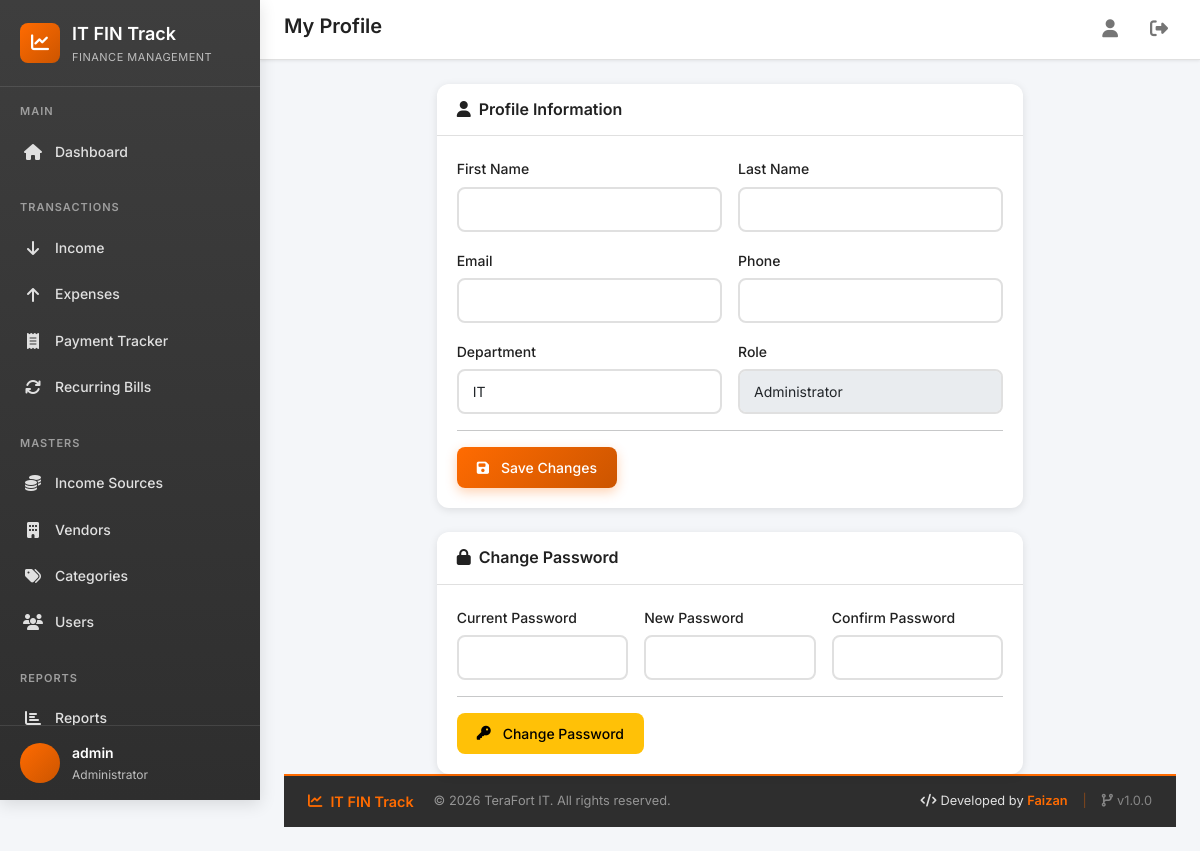
Screenshot of /profile/ (signed in) with the database file from the repository.
### core/models/user.py (models this page shows, shortened)
class User(AbstractUser):
    class Role(models.TextChoices):
        ADMIN = 'admin', 'Administrator'
        EXECUTIVE = 'executive', 'IT Executive'
        ACCOUNTANT = 'accountant', 'Accountant'
        MANAGER = 'manager', 'Manager'
        VIEWER = 'viewer', 'Viewer'
    role = models.CharField(
        max_length=20,
        choices=Role.choices,
        default=Role.VIEWER,
        help_text='User role determines access permissions'
    )
    department = models.CharField(
        max_length=100,
        blank=True,
        default='IT',
        help_text='Department the user belongs to'
    )
    phone = models.CharField(
        max_length=20,
        blank=True,
        help_text='Contact phone number'
    )
    is_soft_deleted = models.BooleanField(
        default=False,
        help_text='Soft delete flag - never lose data'
    )
    created_at = models.DateTimeField(auto_now_add=True)
    updated_at = models.DateTimeField(auto_now=True)
    class Meta:
        verbose_name = 'User'
        verbose_name_plural = 'Users'
        ordering = ['-created_at']
    @property
    def is_admin(self):
        return self.role == self.Role.ADMIN

### core/views/auth.py (the view, shortened to what this page needs)
# urls.py: path('profile/', auth_views.profile_view, name='profile'),
@login_required
def profile_view(request):
    user = request.user
    return render(request, 'core/auth/profile.html', {'user': user})

### core/context_processors.py (called while the page is built)
def theme_colors(request):
    return {
        'THEME_COLORS': getattr(settings, 'THEME_COLORS', {}),
    }

### templates/core/auth/profile.html (shortened to what this page needs)
{% extends 'base.html' %}
{% block page_title %}My Profile{% endblock %}
{% block content %}
<div class="fade-in">
    <div class="row justify-content-center">
        <div class="col-lg-8">
            <div class="card mb-4">
                <div class="card-header"><h5 class="card-title mb-0"><i class="fas fa-user me-2"></i>Profile Information</h5></div>
                <div class="card-body">
                    <form method="post">
                        <div class="row g-3">
                            <div class="col-md-6"><label class="form-label">First Name</label><input type="text" name="first_name" class="form-control" value="{{ user.first_name }}"></div>
                            <div class="col-md-6"><label class="form-label">Last Name</label><input type="text" name="last_name" class="form-control" value="{{ user.last_name }}"></div>
                            <div class="col-md-6"><label class="form-label">Email</label><input type="email" name="email" class="form-control" value="{{ user.email }}"></div>
                            <div class="col-md-6"><label class="form-label">Phone</label><input type="text" name="phone" class="form-control" value="{{ user.phone }}"></div>
                            <div class="col-md-6"><label class="form-label">Department</label><input type="text" name="department" class="form-control" value="{{ user.department }}"></div>
                            <div class="col-md-6"><label class="form-label">Role</label><input type="text" class="form-control" value="{{ user.get_role_display }}" disabled></div>
                        </div>
                        <hr><button type="submit" class="btn btn-primary"><i class="fas fa-save me-1"></i>Save Changes</button>
                    </form>
                </div>
            </div>
            <div class="card">
                <div class="card-header"><h5 class="card-title mb-0"><i class="fas fa-lock me-2"></i>Change Password</h5></div>
                <div class="card-body">
                    <form method="post" action="{% url 'core:change_password' %}">
                        <div class="row g-3">
                            <div class="col-md-4"><label class="form-label">Current Password</label><input type="password" name="current_password" class="form-control" required></div>
                            <div class="col-md-4"><label class="form-label">New Password</label><input type="password" name="new_password" class="form-control" required></div>
                            <div class="col-md-4"><label class="form-label">Confirm Password</label><input type="password" name="confirm_password" class="form-control" required></div>
                        </div>
                        <hr><button type="submit" class="btn btn-warning"><i class="fas fa-key me-1"></i>Change Password</button>
                    </form>
                </div>
            </div>
        </div>
    </div>
</div>
{% endblock %}

### templates/base.html (shortened to what this page needs)
{% load static %}
<!DOCTYPE html>
<html lang="en">
<head>
    <link href="https://cdn.jsdelivr.net/npm/bootstrap@5.3.2/dist/css/bootstrap.min.css" rel="stylesheet">
    <link rel="stylesheet" href="https://cdnjs.cloudflare.com/ajax/libs/font-awesome/6.5.1/css/all.min.css">
    <link rel="stylesheet" href="{% static 'css/style.css' %}">
</head>
<body>
    <div class="app-container">
        <aside class="sidebar" id="sidebar">
            <div class="sidebar-header">
                <div class="sidebar-logo">
                    <i class="fas fa-chart-line"></i>
                </div>
                <div>
                    <div class="sidebar-title">IT FIN Track</div>
                    <div class="sidebar-subtitle">Finance Management</div>
                </div>
            </div>
            <nav class="sidebar-nav">
                <div class="nav-section">
                    <div class="nav-section-title">Main</div>
                    <a href="{% url 'core:dashboard' %}" class="nav-link {% if request.resolver_match.url_name == 'dashboard' %}active{% endif %}">
                        <i class="fas fa-home"></i>
                        <span>Dashboard</span>
                    </a>
                </div>
                <div class="nav-section">
                    <div class="nav-section-title">Transactions</div>
                    <a href="{% url 'core:income_list' %}" class="nav-link {% if 'income' in request.resolver_match.url_name and 'source' not in request.resolver_match.url_name %}active{% endif %}">
                        <i class="fas fa-arrow-down"></i>
                        <span>Income</span>
                    </a>
                    <a href="{% url 'core:expense_list' %}" class="nav-link {% if 'expense' in request.resolver_match.url_name %}active{% endif %}">
                        <i class="fas fa-arrow-up"></i>
                        <span>Expenses</span>
                    </a>
                    <a href="{% url 'core:payment_tracker' %}" class="nav-link {% if 'payment_tracker' in request.resolver_match.url_name %}active{% endif %}">
                        <i class="fas fa-receipt"></i>
                        <span>Payment Tracker</span>
                    </a>
                    <a href="{% url 'core:recurring_bill_list' %}" class="nav-link {% if 'recurring_bill' in request.resolver_match.url_name %}active{% endif %}">
                        <i class="fas fa-sync"></i>
                        <span>Recurring Bills</span>
                    </a>
                </div>
                <div class="nav-section">
                    <div class="nav-section-title">Masters</div>
                    <a href="{% url 'core:income_source_list' %}" class="nav-link {% if 'income_source' in request.resolver_match.url_name %}active{% endif %}">
                        <i class="fas fa-coins"></i>
                        <span>Income Sources</span>
                    </a>
                    <a href="{% url 'core:vendor_list' %}" class="nav-link {% if 'vendor' in request.resolver_match.url_name %}active{% endif %}">
                        <i class="fas fa-building"></i>
                        <span>Vendors</span>
                    </a>
                    <a href="{% url 'core:category_list' %}" class="nav-link {% if 'category' in request.resolver_match.url_name %}active{% endif %}">
                        <i class="fas fa-tags"></i>
                        <span>Categories</span>
                    </a>
                    {% if request.user.is_admin %}
                    <a href="{% url 'core:user_list' %}" class="nav-link {% if 'user_' in request.resolver_match.url_name %}active{% endif %}">
                        <i class="fas fa-users"></i>
                        <span>Users</span>
                    </a>
                    {% endif %}
                </div>
                <div class="nav-section">
                    <div class="nav-section-title">Reports</div>
                    <a href="{% url 'core:report_dashboard' %}" class="nav-link {% if request.resolver_match.url_name == 'report_dashboard' %}active{% endif %}">
                        <i class="fas fa-chart-bar"></i>
                        <span>Reports</span>
                    </a>
                </div>
            </nav>
            <div class="sidebar-footer">
                <div class="user-info">
                    <div class="user-avatar">
                    </div>
                    <div>
                        <div class="user-name">{{ request.user.get_full_name|default:request.user.username }}</div>
                        <div class="user-role">{{ request.user.get_role_display }}</div>
                    </div>
                </div>
            </div>
        </aside>
        <main class="main-content">
            <header class="top-header">
                <div class="header-left">
                    <h1 class="page-title">{% block page_title %}Dashboard{% endblock %}</h1>
                </div>
                <div class="header-right">
                    <a href="{% url 'core:profile' %}" class="header-btn" title="Profile">
                        <i class="fas fa-user"></i>
                    </a>
                    <a href="{% url 'core:logout' %}" class="header-btn" title="Logout">
                        <i class="fas fa-sign-out-alt"></i>
                    </a>
                </div>
            </header>
            {% block content %}{% endblock %}
            <footer class="app-footer">
                <div class="footer-content">
                    <div class="footer-left">
                        <span class="footer-brand">
                            <i class="fas fa-chart-line me-2"></i>IT FIN Track
                        </span>
                        <span class="footer-copyright">
                            &copy; {% now "Y" %} TeraFort IT. All rights reserved.
                        </span>
                    </div>
                    <div class="footer-right">
                        <span class="footer-developer">
                            <i class="fas fa-code me-1"></i>Developed by <strong>Faizan</strong>
                        </span>
                        <span class="footer-divider">|</span>
                        <span class="footer-version">
                            <i class="fas fa-code-branch me-1"></i>v1.0.0
                        </span>
                    </div>
                </div>
            </footer>
        </main>
    </div>
</body>
</html>

### rows the page displays
User: user.get_full_name "admin", user.role "Administrator", department "IT", role "Administrator"
